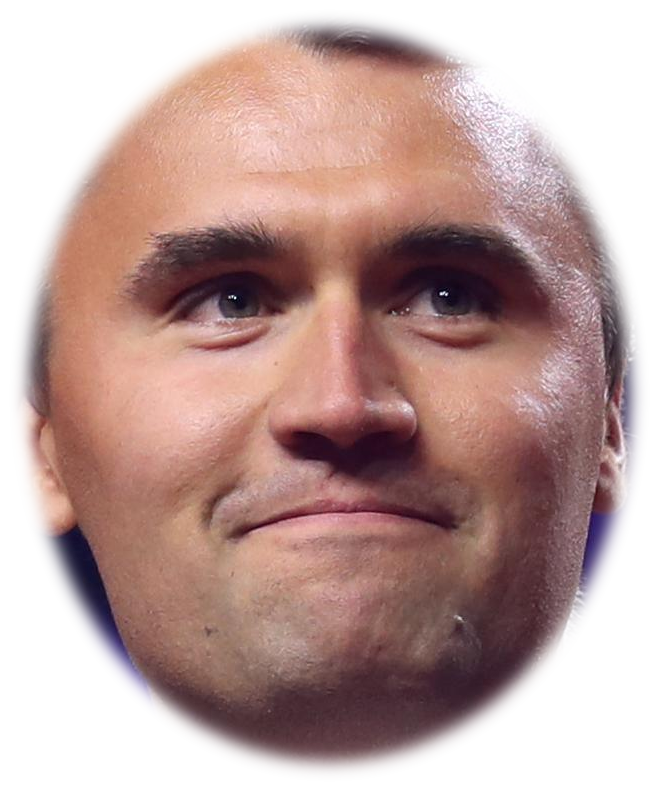
#> input picture studio/assets/charlie_kirk.png, 658 x 790 px
$ python -i zones.py   (imports and definitions only)
#> lines starting #> are read from the running program, lines starting #| are printed output that depends on the picture; after the words box and inside, x2 and y2 are one past the last pixel; in counts of white or black regions, pixels touching at a corner belong together
"""Zonal editing engine for local RAW studio.

Provides intelligent segmentation for:
- Sujeto (Subject / Foreground)
- Cielo (Sky)
- Piel / Rostro (Skin Tone / Face)
- Fondo (Background)
- Primer Plano (Foreground)

Provides manual mask generation:
- Pincel manual (Brush)
- Degradado radial (Radial Gradient)
- Degradado lineal (Linear Gradient)

Allows precision manual and model-driven zonal photographic corrections:
- Luz (Calibrated EV exposure & S-curve contrast)
- Color (Temperature, tint & saturation)
- Detalle (Clarity & multi-scale micro-contrast)
- Desenfoque (Defocus / Gaussian Bokeh blur)
"""
import copy
import math
from pathlib import Path
import numpy as np
from PIL import Image, ImageDraw, ImageFilter
from scipy import ndimage


DEFAULT_ZONE_PARAMS = {
    'subject': {'light': 0.0, 'contrast': 0.0, 'temp': 0.0, 'tint': 0.0, 'saturation': 1.0, 'detail': 0.20, 'blur': 0.0, 'feather': 12, 'sensitivity': 0, 'invert': False},
    'sky': {'light': -0.25, 'contrast': 0.10, 'temp': -10.0, 'tint': 0.0, 'saturation': 1.15, 'detail': 0.0, 'blur': 0.0, 'feather': 18, 'sensitivity': 0, 'invert': False},
    'skin': {'light': 0.15, 'contrast': -0.05, 'temp': 5.0, 'tint': 0.0, 'saturation': 1.0, 'detail': -0.10, 'blur': 0.0, 'feather': 14, 'sensitivity': 0, 'invert': False},
    'background': {'light': 0.0, 'contrast': -0.05, 'temp': 0.0, 'tint': 0.0, 'saturation': 0.95, 'detail': -0.10, 'blur': 4.0, 'feather': 15, 'sensitivity': 0, 'invert': False},
    'foreground': {'light': 0.0, 'contrast': 0.05, 'temp': 0.0, 'tint': 0.0, 'saturation': 1.0, 'detail': 0.15, 'blur': 0.0, 'feather': 12, 'sensitivity': 0, 'invert': False},
    'brush': {'light': 0.35, 'contrast': 0.0, 'temp': 0.0, 'tint': 0.0, 'saturation': 1.0, 'detail': 0.20, 'blur': 0.0, 'feather': 10, 'sensitivity': 0, 'invert': False},
    'radial': {'light': 0.25, 'contrast': 0.05, 'temp': 0.0, 'tint': 0.0, 'saturation': 1.0, 'detail': 0.10, 'blur': 0.0, 'feather': 20, 'sensitivity': 0, 'invert': False},
    'linear': {'light': -0.30, 'contrast': 0.10, 'temp': -8.0, 'tint': 0.0, 'saturation': 1.10, 'detail': 0.0, 'blur': 0.0, 'feather': 25, 'sensitivity': 0, 'invert': False},
}


def generate_zone_masks(im_or_path):
    """Compute normalized [0.0, 1.0] float masks for subject, sky, skin, background, foreground."""
    if isinstance(im_or_path, (str, Path)):
        with Image.open(im_or_path) as im:
            return generate_zone_masks(im)

    im = im_or_path.convert('RGB')
    w, h = im.size
    # Work at working resolution ~800px for responsive mask generation
    scale = min(1.0, 800.0 / max(w, h))
    rw, rh = max(16, int(w * scale)), max(16, int(h * scale))
    im_scaled = im.resize((rw, rh), Image.Resampling.BILINEAR)

    rgb = np.asarray(im_scaled, dtype=np.float32) / 255.0
    r, g, b = rgb[..., 0], rgb[..., 1], rgb[..., 2]
    lum = 0.2126 * r + 0.7152 * g + 0.0722 * b

    max_c = np.maximum(np.maximum(r, g), b)
    min_c = np.minimum(np.minimum(r, g), b)
    delta_c = max_c - min_c
    sat = np.where(max_c > 1e-4, delta_c / (max_c + 1e-6), 0.0)

    # 1. Sky Mask Detection
    y_coords, x_coords = np.mgrid[0:rh, 0:rw]
    vert_sky_prior = np.clip(1.0 - (y_coords / (rh * 0.65)), 0.0, 1.0) ** 1.6

    # Gradient / texture smoothness (sky has low high-frequency gradient)
    sobel_y = ndimage.sobel(lum, axis=0)
    sobel_x = ndimage.sobel(lum, axis=1)
    grad_mag = np.hypot(sobel_x, sobel_y)
    smoothness = np.clip(1.0 - (grad_mag / 0.25), 0.0, 1.0)

    # Sky color characteristics: blue sky or bright overcast/neutral
    blue_chroma = np.clip((b - np.maximum(r, g * 0.90)) / 0.15, 0.0, 1.0)
    overcast_chroma = (sat < 0.18) & (lum > 0.45)
    sky_chroma = np.maximum(blue_chroma, overcast_chroma.astype(np.float32) * 0.85)

    sky_raw = vert_sky_prior * sky_chroma * smoothness * (lum > 0.25)
    sky_mask = np.clip((sky_raw - 0.12) / 0.35, 0.0, 1.0)
    sky_mask = ndimage.gaussian_filter(sky_mask, sigma=max(2.0, rh * 0.015))

    # 2. Skin Tone / Face Mask Detection
    # HSV Hue calculation
    hsv_h = np.zeros_like(lum)
    mask_r = (max_c == r) & (delta_c > 1e-4)
    mask_g = (max_c == g) & (delta_c > 1e-4)
    mask_b = (max_c == b) & (delta_c > 1e-4)
    hsv_h[mask_r] = ((g[mask_r] - b[mask_r]) / (delta_c[mask_r] + 1e-6)) % 6.0
    hsv_h[mask_g] = ((b[mask_g] - r[mask_g]) / (delta_c[mask_g] + 1e-6)) + 2.0
    hsv_h[mask_b] = ((r[mask_b] - g[mask_b]) / (delta_c[mask_b] + 1e-6)) + 4.0
    hsv_h = (hsv_h / 6.0) % 1.0

    # Skin locus: 12°-36° hue (0.025-0.11), healthy saturation and luminance, R > G > B
    skin_raw = (
        (hsv_h >= 0.025) & (hsv_h <= 0.115) &
        (sat >= 0.14) & (sat <= 0.68) &
        (lum >= 0.16) & (lum <= 0.92) &
        (r > g) & (g > b) &
        ((r - g) >= 0.03)
    ).astype(np.float32)

    # Morphological cohesion to smooth skin clusters and faces
    skin_mask = ndimage.gaussian_filter(skin_raw, sigma=max(1.8, rh * 0.008))
    skin_mask = np.clip(skin_mask * 1.5, 0.0, 1.0)
    skin_mask = ndimage.gaussian_filter(skin_mask, sigma=max(1.5, rh * 0.006))

    # 3. Subject Mask Detection
    # Center-weighted spatial prior
    cy, cx = rh * 0.46, rw * 0.50
    dist_sq = ((y_coords - cy) / (rh * 0.42)) ** 2 + ((x_coords - cx) / (rw * 0.38)) ** 2
    center_prior = np.exp(-0.5 * dist_sq)

    # Sharpness / detail saliency (subject is typically in focus)
    local_detail = np.clip(grad_mag / 0.15, 0.0, 1.0)
    smooth_detail = ndimage.gaussian_filter(local_detail, sigma=max(3.0, rh * 0.02))

    # Luminance contrast against local surroundings
    local_mean_lum = ndimage.gaussian_filter(lum, sigma=max(8.0, rh * 0.06))
    lum_contrast = np.abs(lum - local_mean_lum)

    subject_raw = (
        0.30 * center_prior +
        0.35 * skin_mask +
        0.20 * smooth_detail +
        0.15 * np.clip(lum_contrast * 3.0, 0.0, 1.0)
    ) * (1.0 - 0.90 * sky_mask)

    subject_mask = np.clip((subject_raw - 0.20) / 0.38, 0.0, 1.0)
    subject_mask = ndimage.gaussian_filter(subject_mask, sigma=max(3.0, rh * 0.018))

    # 4. Foreground Mask Detection (Bottom perspective & sharp details)
    fg_prior = np.clip((y_coords - rh * 0.45) / (rh * 0.55), 0.0, 1.0) ** 1.3
    fg_raw = fg_prior * (0.5 * smooth_detail + 0.5) * (1.0 - 0.7 * sky_mask)
    foreground_mask = np.clip((fg_raw - 0.25) / 0.45, 0.0, 1.0)
    foreground_mask = ndimage.gaussian_filter(foreground_mask, sigma=max(3.0, rh * 0.018))

    # 5. Background Mask Detection
    # Residual non-subject, non-sky region
    bg_raw = np.clip(1.0 - 0.85 * subject_mask - 0.80 * sky_mask - 0.40 * foreground_mask, 0.0, 1.0)
    bg_mask = ndimage.gaussian_filter(bg_raw, sigma=max(3.0, rh * 0.015))

    # Re-normalize to target original image resolution (w, h)
    def resize_mask(m):
        m_uint = (np.clip(m, 0.0, 1.0) * 255).astype(np.uint8)
        m_im = Image.fromarray(m_uint, mode='L').resize((w, h), Image.Resampling.BILINEAR)
        return np.asarray(m_im, dtype=np.float32) / 255.0

    return {
        'subject': resize_mask(subject_mask),
        'sky': resize_mask(sky_mask),
        'skin': resize_mask(skin_mask),
        'background': resize_mask(bg_mask),
        'foreground': resize_mask(foreground_mask),
    }


# [339 lines left out: functions generate_radial_mask, generate_linear_mask, rasterize_brush_mask, build_manual_masks, refine_mask, create_ruby_overlay and 2 more, not called in this run]

>>> result = generate_zone_masks('assets/charlie_kirk.png')
#> in generate_zone_masks, im is the input picture: PIL image 658x790 RGBA; mean R, G, B, A 127.9, 92, 98.4, 168.3
#> in generate_zone_masks (call 2), `overcast_chroma = (sat < 0.18) & (lum > 0.45)`:
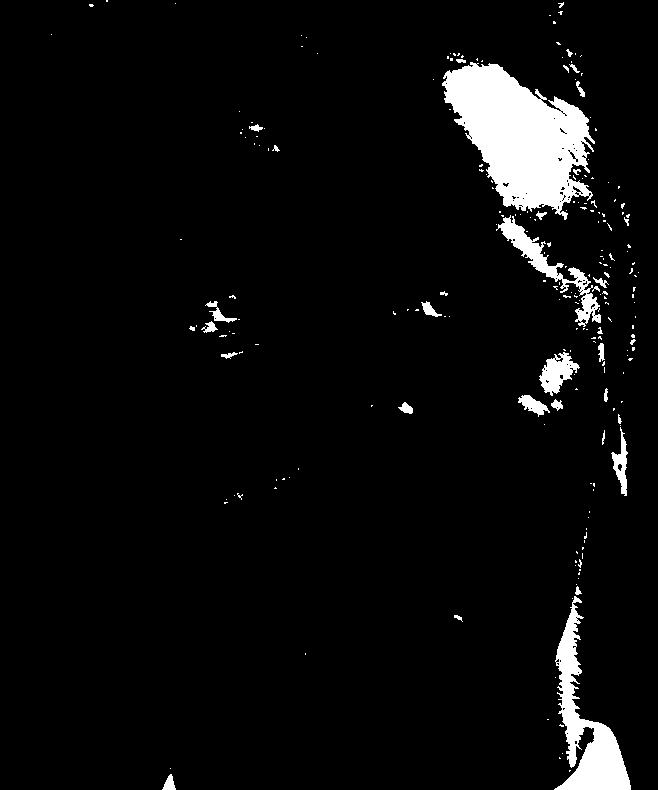
#> overcast_chroma: shape (790, 658) bool; 4.8% white; 225 white regions (190 under 20 px), largest, box (x1, y1, x2, y2) and area: (442, 62, 595, 220) 13511, (554, 596, 631, 790) 5137, (496, 215, 601, 327) 2059
#> in generate_zone_masks (call 2), `mask_r = (max_c == r) & (delta_c > 1e-4)`: mask_r: shape (790, 658) bool; 79.9% white; 41 black regions (27 under 20 px), largest, box (x1, y1, x2, y2) and area: (555, 0, 658, 790) 45352, (0, 478, 172, 790) 34914, (367, 0, 580, 153) 10993
#> in generate_zone_masks (call 2), `mask_g = (max_c == g) & (delta_c > 1e-4)`: mask_g: shape (790, 658) bool; 0.01% white in thin lines or dots, all inside (x1, y1, x2, y2) = (169, 73, 621, 790)
#> in generate_zone_masks (call 2), `mask_b = (max_c == b) & (delta_c > 1e-4)`: mask_b: shape (790, 658) bool; 20.5% white; 61 white regions (45 under 20 px), largest, box (x1, y1, x2, y2) and area: (553, 0, 658, 790) 45609, (0, 478, 175, 790) 34958, (339, 0, 580, 153) 11921
#> in generate_zone_masks (call 2), `hsv_h[mask_g] = ((b[mask_g] - r[mask_g]) / (delta_c[mask_g] + 1e-6)) +..`: hsv_h: shape (790, 658) float32; min 0, max 5.99, mean 1.89
#> in generate_zone_masks (call 2), `skin_raw = ( (hsv_h >= 0.025) & (hsv_h <= 0.115) & (sat >= 0.14) & (sa..`: skin_raw: shape (790, 658) float32; values 0 (black) and 1 (white), 36.3% white; 159 white regions (138 under 20 px), largest, box (x1, y1, x2, y2) and area: (0, 15, 551, 696) 186374, (168, 745, 205, 790) 713, (169, 727, 179, 748) 101
#> in generate_zone_masks (call 2), `smooth_detail = ndimage.gaussian_filter(local_detail, sigma=max(3.0, r..`:
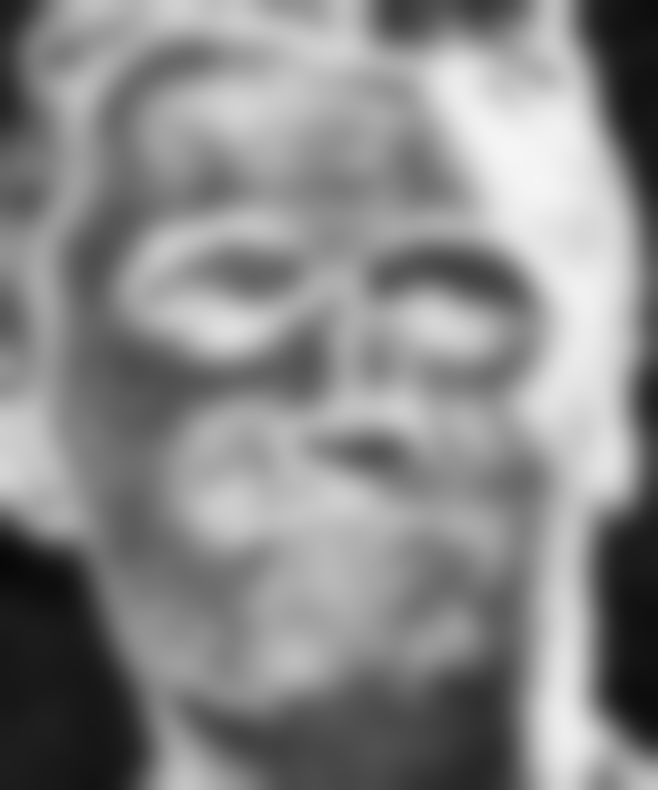
#> smooth_detail: shape (790, 658) float32; min 0.0307, max 0.964, mean 0.535
#> in generate_zone_masks (call 2), `lum_contrast = np.abs(lum - local_mean_lum)`:
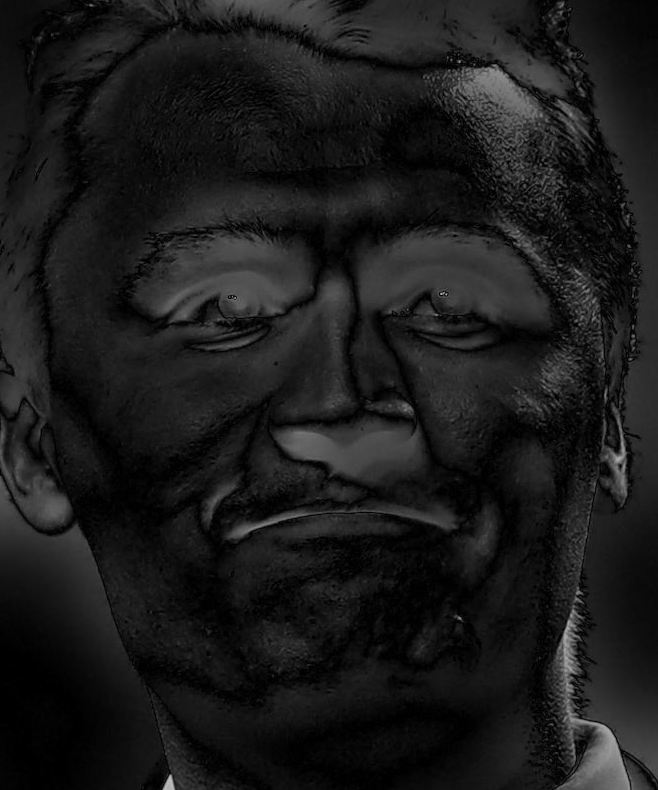
#> lum_contrast: shape (790, 658) float32; min 3.58e-07, max 0.746, mean 0.106
#> in generate_zone_masks (call 2), `subject_raw = ( 0.30 * center_prior + 0.35 * skin_mask + 0.20 * smooth..`:
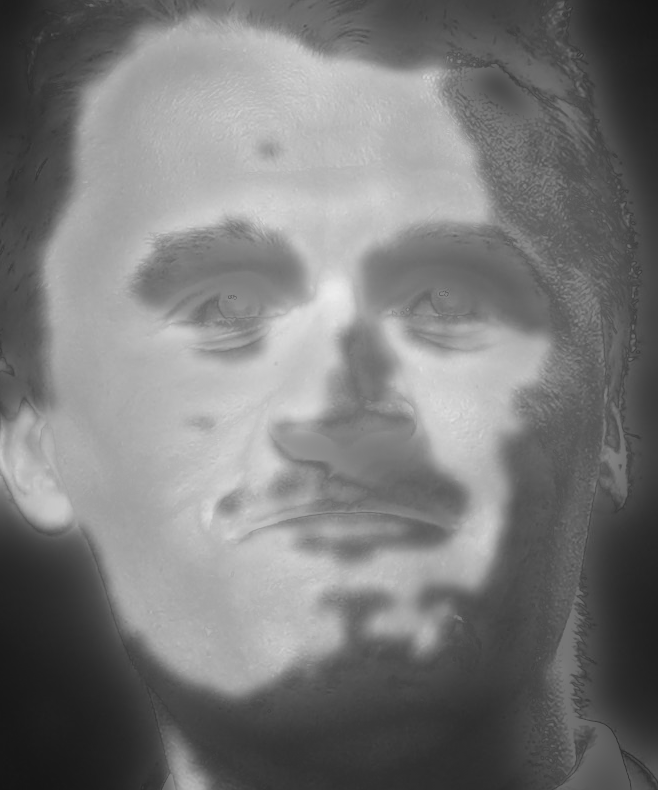
#> subject_raw: shape (790, 658) float64; min 0.0844, max 0.928, mean 0.48
#> in generate_zone_masks (call 2), `subject_mask = ndimage.gaussian_filter(subject_mask, sigma=max(3.0, rh..`:
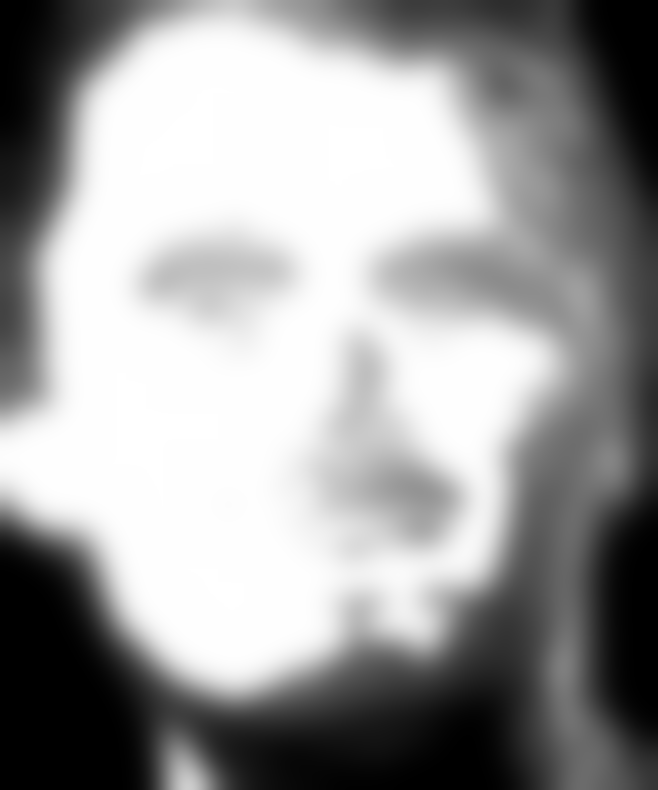
#> subject_mask: shape (790, 658) float64; min 0, max 1, mean 0.617
#> in generate_zone_masks (call 2), `fg_raw = fg_prior * (0.5 * smooth_detail + 0.5) * (1.0 - 0.7 * sky_mask)`:
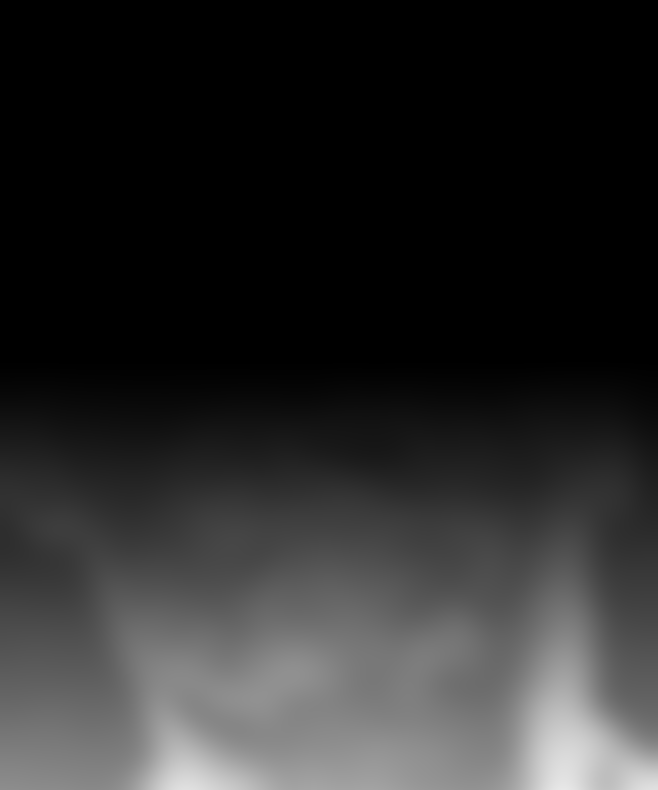
#> fg_raw: shape (790, 658) float64; min 0, max 0.911, mean 0.17
#> in generate_zone_masks (call 2), `bg_raw = np.clip(1.0 - 0.85 * subject_mask - 0.80 * sky_mask - 0.40 * ..`:
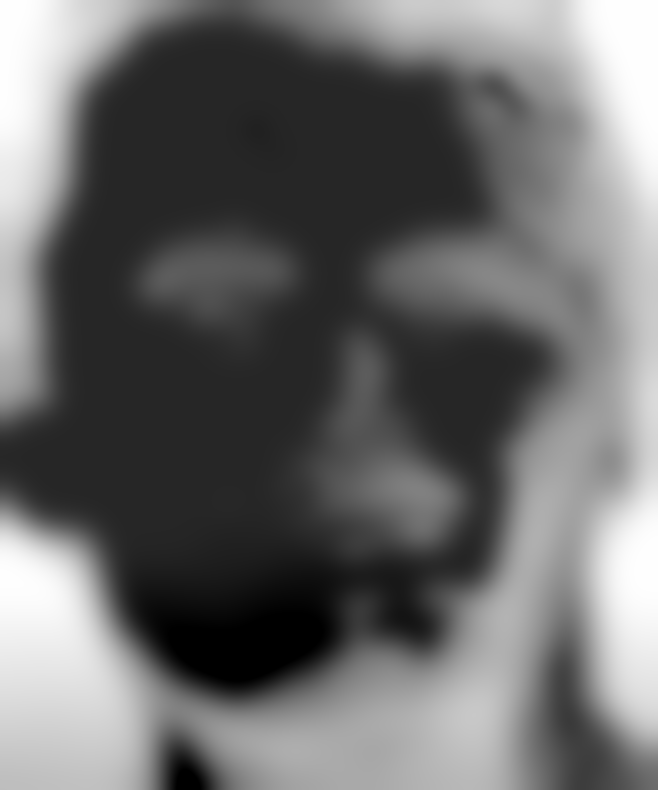
#> bg_raw: shape (790, 658) float64; min 0, max 1, mean 0.417
#> result = 5 items
